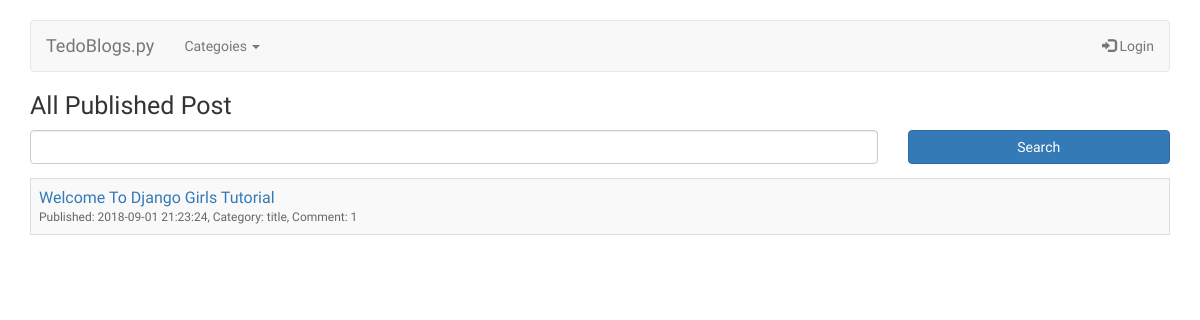
The app's page /, older data.
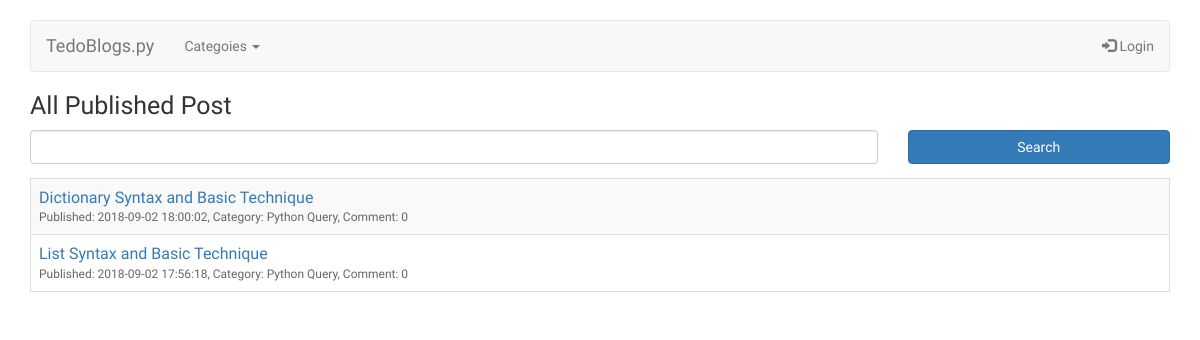
The same page, newer data.
### blog/models.py (models this page shows, shortened)
class Post(models.Model):
    author = models.ForeignKey('auth.User', on_delete=models.CASCADE)
    category = models.ForeignKey('blog.Category', on_delete=models.CASCADE, related_name='posts', default='')
    title = models.CharField(max_length=200)
    text = models.TextField()
    created_date = models.DateTimeField(
            default=timezone.now)
    published_date = models.DateTimeField(
            blank=True, null=True)
    def approved_comments(self):
        return self.comments.filter(approved_comment=True)

class Category(models.Model):
    title = models.CharField(max_length=50, unique=True)
    def __str__(self):
        return self.title

### blog/views.py (the view)
# urls.py: path('', views.post_list, name='post_list'),
def post_list(request):
  param = {}
  form = PostSearchForm()
  if request.GET.get('title') != '' and request.GET.get('title') != None:
    search = request.GET.get('title')
    posts = Post.objects.filter(published_date__lte=timezone.now(),title__contains=search).order_by('-published_date')
    param['info_msg'] = "Search post contain \"" + search + "\""
  else:
    posts = Post.objects.filter(published_date__lte=timezone.now()).order_by('-published_date')
  param['cats'] = get_cat()
  page = request.GET.get('page', 1)
  paginator = Paginator(posts, 5)
  try:
    posts_pag = paginator.page(page)
  except PageNotAnInteger:
    posts_pag = paginator.page(1)
  except EmptyPage:
    posts_pag = paginator.page(paginator.num_pages)
  param['posts'] = posts_pag
  param['page_title'] = "All Published Post"
  return render(request, 'blog/post_list.html', param)

### blog/views.py (called while the page is built)
def get_cat():
  return Category.objects.order_by('title')

### blog/templates/blog/post_list.html (shortened to what this page needs)
{% extends 'blog/base.html' %}
{% block content %}
  <h1>{{ page_title }}</h1>
  <div>
    <form method="GET">
        <div class="row">
          <div class="col-lg-9">
              <input type="text" name="title" class="form-control" />
          </div>
          <div class="col-lg-3">
              <button type="submit" class="btn btn-primary btn-block">Search</button>
          </div>
        </div>
    </form>
  </div>
	<div class="table">
    	<table class="table table-striped table-bordered table-sm">
        	<tbody>
                {% if not posts %}
                    <tr><td colspan="2">Empty Result</td></tr>
                {% else %}
              	{% for post in posts %}
            		  <tr>
                		<td>
                      <a href="{% url 'post_detail' pk=post.pk %}">{{ post.title }}</a><br />
                      <font class="subtitle">Published: {{ post.published_date|date:'Y-m-d H:i:s' }}, Category: {{ post.category }}, Comment: {{ post.approved_comments.count }}</font>
                    </td>
                	</tr>
                {% endfor %}
                {% endif %}
            </tbody>
        </table>
    </div>
  </div>
{% endblock %}

Row changes from the older to the newer data that the page shows:
removed Post: title "Welcome To Django Girls Tutorial", published_date "2018-09-01 21:23:24", category "title", approved_comments.count "1"
added Post: title "Dictionary Syntax and Basic Technique", published_date "2018-09-02 18:00:02", category "Python Query", approved_comments.count "0"
added Post: title "List Syntax and Basic Technique", published_date "2018-09-02 17:56:18", category "Python Query", approved_comments.count "0"
